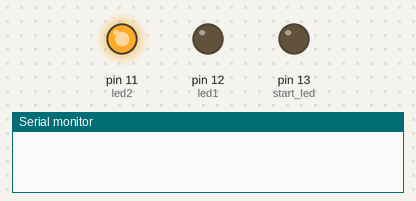
The sketch below on a simulated Arduino Uno, built with avr-gcc and run on an emulated ATmega328P. Shown: output pins drawn as LEDs (lit = HIGH), the last lines printed to the serial monitor. Random numbers use the default seed unless the sketch sets one.

Above: at 0.1 s.
At 20.1 s:
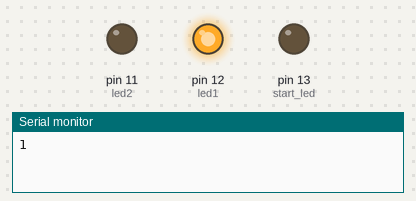
At 30.6 s:
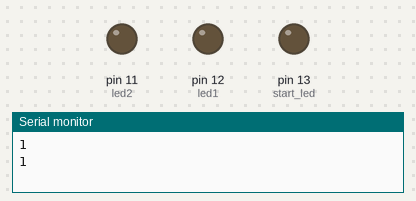
Timing chart, 0 to 32.1 s (numbered marks = the images above):
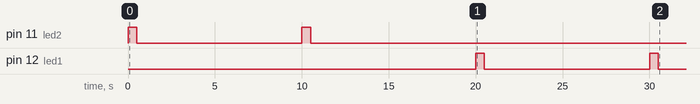

The sketch:

Flash_decision.ino
```cpp
int start_led = 13;
int led1 = 12;
int led2 = 11;
int random_num;

void setup() {
  // initialize serial:
  Serial.begin(9600);
  pinMode(start_led, OUTPUT);
  pinMode(led1, OUTPUT);
  pinMode(led2, OUTPUT);
}

void loop() {
  // print the string when a newline arrives:
 // digitalWrite(start_led, HIGH);   // turn the LED on (HIGH is the voltage level)
 // delay(500);               // wait for a second
//  digitalWrite(start_led, LOW);    // turn the LED off by making the voltage LOW
//  delay(2000);               // wait for a second
  random_num = random(0,100);
  if (random_num > 49)
  {
    digitalWrite(led1, HIGH);   // turn the LED on (HIGH is the voltage level)
    Serial.println(1);
    delay(500);               // wait for a second
    digitalWrite(led1, LOW);    // turn the LED off by making the voltage LOW
    delay(9500);               // wait for a second
  }
  else
  {
    digitalWrite(led2, HIGH);   // turn the LED on (HIGH is the voltage level)
    delay(500);               // wait for a second
    digitalWrite(led2, LOW);    // turn the LED off by making the voltage LOW
    delay(9500);               // wait for a second
  }
}
```

Measured:
- by itself, pin 11 (led2): alternates HIGH for 0.50 s and LOW for 9.5 s, 4 changes in all, then stays LOW
- by itself, pin 12 (led1): LOW → HIGH at 20.0 s, → LOW 0.50 s later, → HIGH 9.5 s later, → LOW 0.50 s later, … (4 changes in this stretch)
